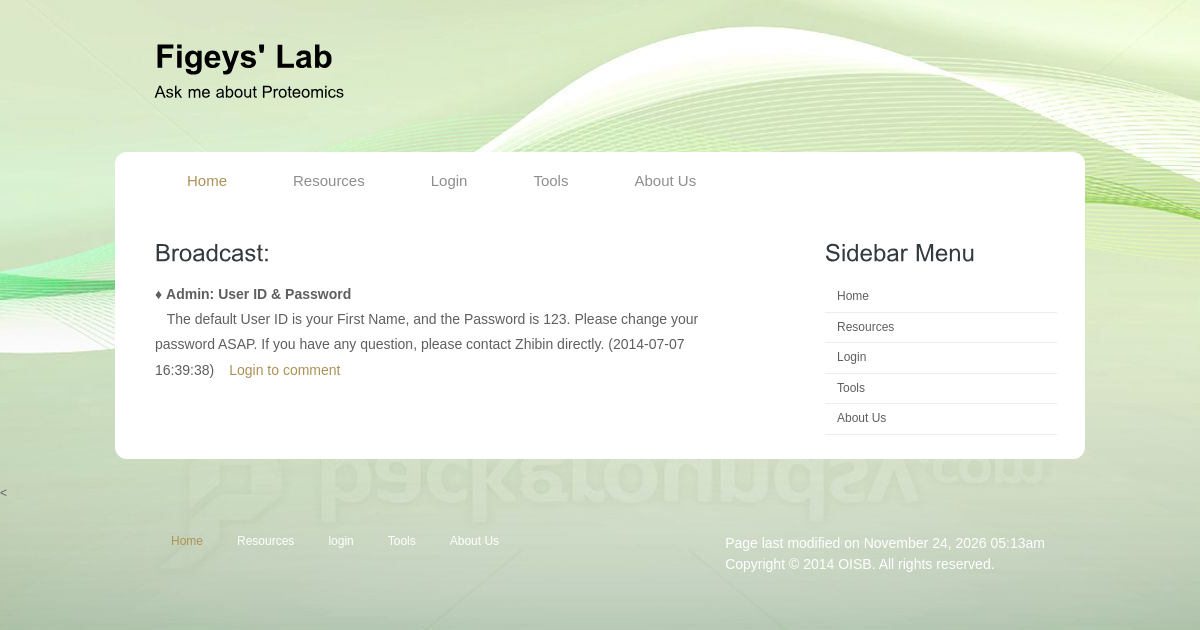
The page /fullpost.php on the database its author committed.
### tables this page shows
CREATE TABLE IF NOT EXISTS `post` (
  `Id_P` int(11) NOT NULL AUTO_INCREMENT,
  `DateTime` datetime NOT NULL,
  `Name` varchar(30) NOT NULL,
  `Title` varchar(60) NOT NULL,
  `Content` text NOT NULL,
  `Comment` text NOT NULL,
  PRIMARY KEY (`Id_P`)
);

### fullpost.php (the view, shortened to what this page needs)
<!DOCTYPE html PUBLIC "-//W3C//DTD XHTML 1.0 Transitional//EN" "http://www.w3.org/TR/xhtml1/DTD/xhtml1-transitional.dtd">
<html xmlns="http://www.w3.org/1999/xhtml">
<head>
<link href="style.css" rel="stylesheet" type="text/css" />
<?php
		function getPost()
		{
			$result = mysql_query("select * from post order by DateTime DESC");
			while($row = mysql_fetch_array($result))
			{
					  echo  "♦  <strong>".$row['Name'].": ".$row['Title']."</strong><br />&nbsp;&nbsp;&nbsp;".$row['Content']." (".$row['DateTime'].")";
					  $id=$row['Id_P'];
				 	if(!isset($_SESSION['Id_User'])){
					  	echo "<a style='margin-left:15px' href='personal.php'>Login to comment</a>";
					    }
					  else{
					  	  echo "<a style='margin-left:15px'  href='postcomment.php?id=$id' target='_blank'>Comment</a>";
					  }
					  echo "<br />";
					  echo "<p>";
			}
		}
?>
</head>
<body>
<div class="main">
  <div class="header">
    <div class="header_resize">
      <div class="logo"><h1><span>Figeys' Lab</span> <a href="http://www.oisb.ca/" target="_blank"> <small>Ask me about Proteomics</small></a></h1></div>
      <div class="menu_nav">
        <ul>
          <li class="active"><a href="index.php">Home</a></li>
          <li><a href="workshop.html">Resources</a></li>
          <li><a href="personal.php">Login</a></li>
          <li><a href="tools.html">Tools</a></li>
          <li><a href="about.html">About Us</a></li>
        </ul>
      </div>
    </div>
  </div>
  <div class="content">
    <div class="content_resize">
      <div class="mainbar">
      <div class="article">
         <h2>Broadcast: </h2>
          <p><span class="post"></span> <?php getPost()?></p>
</p>
  	</div>
      </div>
      <div class="sidebar">
        <div class="gadget">
          <h2 class="star"><span>Sidebar</span> Menu</h2><div class="clr"></div>
          <ul class="sb_menu">
            <li><a href="index.php">Home</a></li>
            <li><a href="workshop.html">Resources</a></li>
            <li><a href="personal.php">Login</a></li>
            <li><a href="tools.html">Tools</a></li>
            <li><a href="about.html">About Us</a></li>
          </ul>
        </div>
      </div>
    </div>
  </div>
<
  <div class="footer">
    <div class="footer_resize">
      <p class="lf">
      	<?php $lastmod =date("F d, Y h:ia", getlastmod());
					echo "Page last modified on $lastmod"; ?><br />
      	  Copyright © <a href="#">2014 OISB</a>. All rights reserved.
</p>
      <ul class="fmenu">
          <li class="active"><a href="index.php">Home</a></li>
          <li><a href="workshop.html">Resources</a></li>
          <li><a href="personal.php">login</a></li>
          <li><a href="tools.html">Tools</a></li>
          <li><a href="about.html">About Us</a></li>
      </ul>
    </div>
  </div>
</div>
</body>
</html>

### style.css (style rules this page uses)
body { margin:0; padding:0; width:100%; color:#5f5f5f; font:normal 12px/1.8em Arial, Helvetica, sans-serif; }
html, .main { padding:0; margin:0; background-color:#d1d0c6; background-image:url('images/bg.jpg');background-repeat:no-repeat;background-attachment:fixed;background-position-x: 50%; }
.logo { padding:0 0 0 40px; float:left; width:auto; }
h1 { margin:0; padding:42px 0; color:#000; font:normal 32px/1.2em Arial, Helvetica, sans-serif; letter-spacing:normal; }
h1 a, h1 a:hover { color:#000; text-decoration:none; }
h1 span { color:#000; font-weight:bold; }
h1 small { display:block; padding:10px 0; font:normal 16px/1.2em Arial, Helvetica, sans-serif; letter-spacing:normal; }
h2 { font:normal 24px Arial, Helvetica, sans-serif; padding:8px 0; margin:8px 0; color:#323a3f; }
p { margin:8px 0; padding:0 0 8px 0; font:normal 14px/1.8em Arial, Helvetica, sans-serif; }
a { color:#ad9156; text-decoration:underline; }
a:link { text-decoration:none; }
.header, .content, .menu_nav, .fbg, .footer, form, ol, ol li, ul, .content .mainbar, .content .sidebar { margin:0; padding:0; }
.header { no-repeat center top; }
.header_resize { margin:0 auto; padding:0; width:970px; }
.menu_nav { margin:0; padding:0; background:#fff url(images/menu.gif) repeat-x top; height:58px; }
.menu_nav { border-top-left-radius:12px; -moz-border-radius-topleft:12px; -webkit-border-top-left-radius:12px; border-top-right-radius:12px; -moz-border-radius-topright:12px; -webkit-border-top-right-radius:12px; }
.menu_nav ul { list-style:none; float:left; padding-left:40px; background:url(images/menu_sep.gif) no-repeat 38px top; }
.menu_nav ul li { margin:0; padding:0 2px 0 0; float:left; background:url(images/menu_sep.gif) no-repeat right top; }
.menu_nav ul li a { display:block; margin:0; padding:18px 32px; color:#8e8e8e; text-decoration:none; font-size:15px; }
.menu_nav ul li.active a, .menu_nav ul li a:hover { background-color:#fff; color:#ad9156; }
.content { padding-bottom:24px; }
.content_resize { margin:0 auto; padding:0; width:970px; background-color:#fff; }
.content_resize { border-bottom-left-radius:12px; -moz-border-radius-bottomleft:12px; -webkit-border-bottom-left-radius:12px; border-bottom-right-radius:12px; -moz-border-radius-bottomright:12px; -webkit-border-bottom-right-radius:12px; }
.content .mainbar { margin:0; padding:0; float:left; width:670px; }
.content .mainbar .article, .content .mainbar .meeting { margin:0; padding:16px 24px 24px 40px; }
.content .sidebar { padding:0; float:right; width:300px; }
.content .sidebar .gadget { margin:0; padding:16px 16px 24px 40px; }
ul.sb_menu, ul.ex_menu { margin:0; padding:0; list-style:none; color:#959595; }
ul.sb_menu li, ul.ex_menu li { margin:0; border-bottom:1px solid #ededed; }
ul.sb_menu li { padding:4px 0 4px 12px; width:220px; }
ul.sb_menu li a, ul.ex_menu li a { color:#5f5f5f; text-decoration:none; margin-left:-12px; padding-left:12px; }
.footer_resize { margin:0 auto; padding:24px 40px; width:890px; }
.footer p.lf { margin:0; padding:4px 0; float:right; width:auto; line-height:1.5em; color:#fff; }
.footer p.lf a { color:#fff; }
ul.fmenu { margin:0; padding:2px 0; list-style:none; float:left; width:auto; }
ul.fmenu li { margin:0; padding:0 2px 0 0; float:left; }
ul.fmenu li a { color:#fff; text-decoration:none; padding:30px 16px 16px; }
ul.fmenu li a:hover, ul.fmenu li.active a { color:#ad9156; }

### rows shown on the page
post: Name "Admin", Title "User ID & Password", Content "The default User ID is your First Name, and the Password is 123. Please change your password ASAP. If you have any question, please contact Zhibin directly.", DateTime "2014-07-07 16:39:38"

### other values the page prints
$lastmod "November 24, 2026 05:13am"
